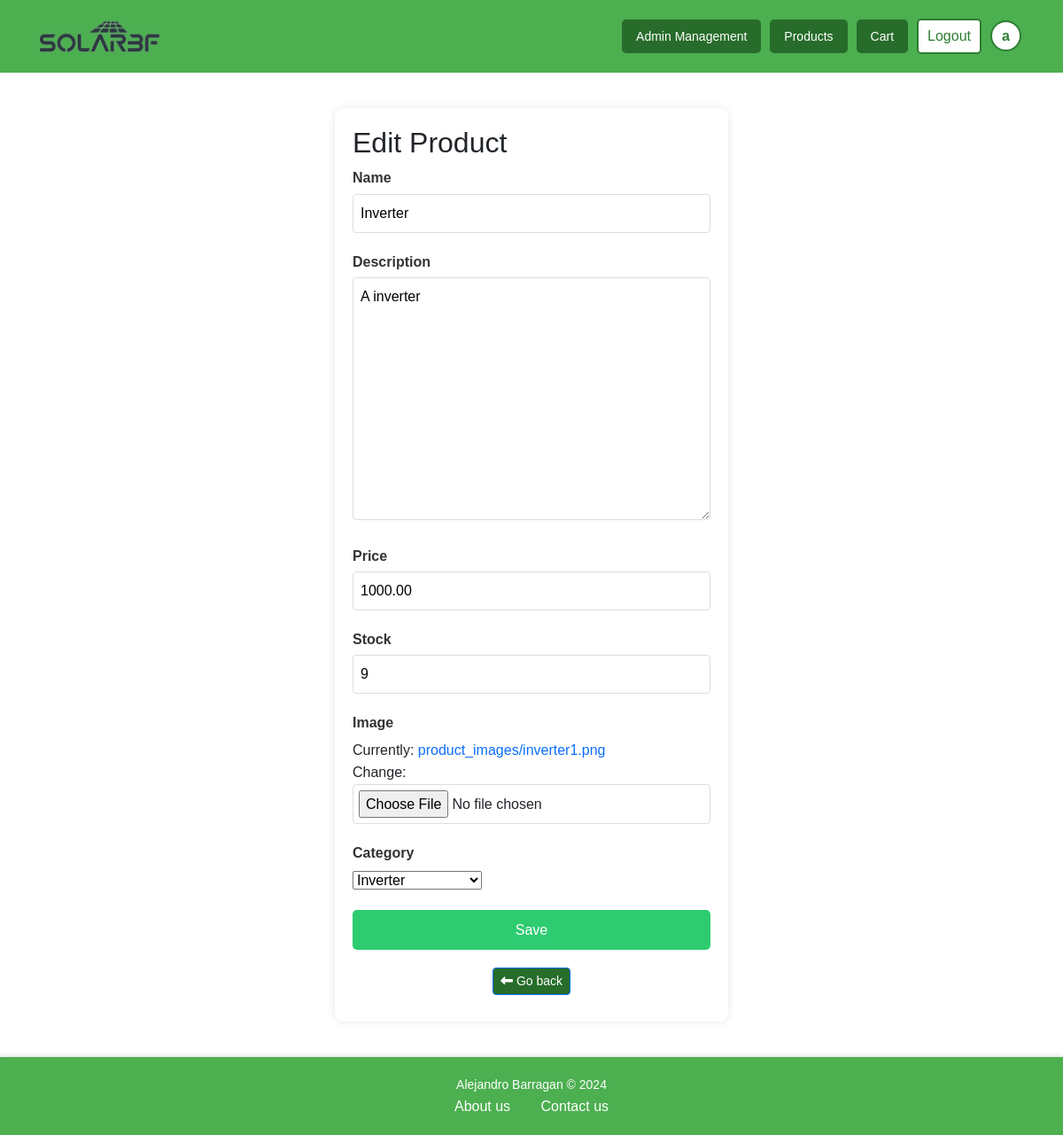
/products/list/edit_product/2/ (signed in), run on an earlier commit of the app's database.
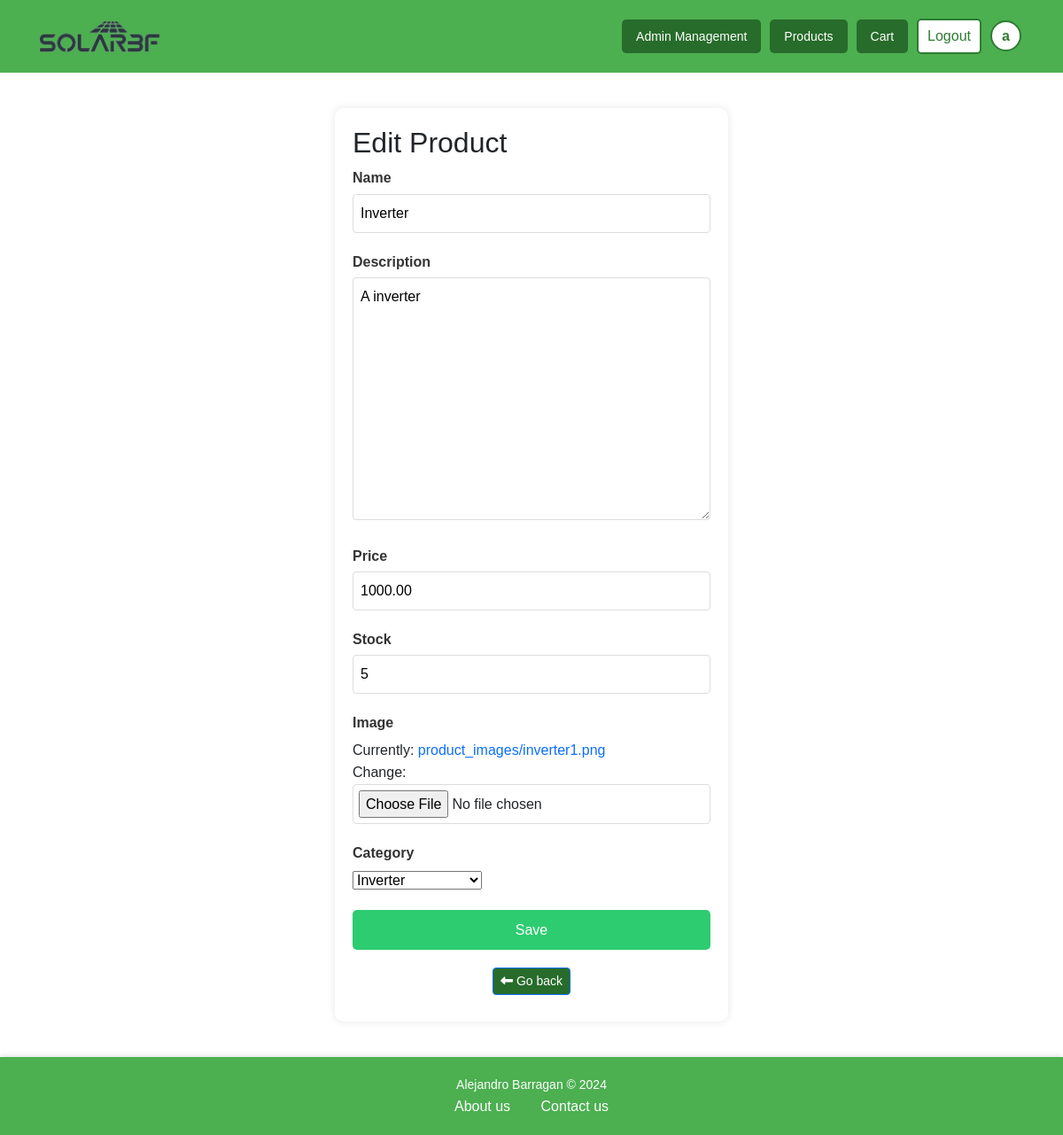
And on a later commit of the database.
### products/models.py (models this page shows, shortened)
class Product(models.Model):
    name = models.CharField(max_length=255)
    description = models.TextField()
    price = models.DecimalField(max_digits=10, decimal_places=2)
    stock = models.PositiveIntegerField()
    category = models.ForeignKey(Category, on_delete=models.CASCADE)
    image = models.ImageField(upload_to='product_images/', blank=False, null=False)
    created_at = models.DateTimeField(auto_now_add=True)

### products/views.py (the view)
# urls.py: path('list/edit_product/<int:product_id>/', views.edit_product, name='edit_product'),
@login_required
@user_passes_test(is_staff)
def edit_product(request, product_id):
    product = get_object_or_404(Product, id=product_id)
    return handle_product_form(request, ProductForm(instance=product), 'admin/edit_product.html', 'Product updated successfully!', 'product_list', product)

### products/forms.py
class ProductForm(forms.ModelForm):
    class Meta:
        model = Product
        fields = ['name', 'description', 'price', 'stock', 'image', 'category']
    category = forms.ModelChoiceField(queryset=Category.objects.all(), empty_label="Select a category")

### accounts/views.py (called while the page is built)
def is_staff(user):
    return user.is_staff or user.role in ['admin', 'worker']

### products/models.py (called while the page is built)
    def __str__(self):
        return self.name

### products/views.py (called while the page is built, shortened)
def handle_product_form(request, form, template, success_message, redirect_url, product=None):
    return render(request, template, {'form': form, 'product': product})

### templates/admin/edit_product.html (shortened to what this page needs)
{% extends 'base.html' %}
{% load static %}
{% block style %}
    <link rel="stylesheet" href="{% static 'css/edit_product.css' %}"/>
    <link rel="stylesheet" href="{% static 'css/forms.css' %}"/>
{% endblock %}
{% block content %}
<div class="form-container">
    <h2>Edit Product</h2>
    <form method="POST" enctype="multipart/form-data">
        {% for field in form %}
        <div class="form-group">
            <label for="{{ field.id_for_label }}">{{ field.label }}</label>
            {{ field }}
        </div>
        {% endfor %}
        <button type="submit" class="submit-button">Save</button>
    </form>
    <div class="button-container">
        <button type="button" class="btn btn-sm btn-primary" onclick="history.back()"><i class="fa-solid fa-left-long"></i> Go back</button>
    </div>
</div>
{% endblock %}

What changed in the data, as far as the page shows it:
changed Product "Inverter": stock "9" → "5"
